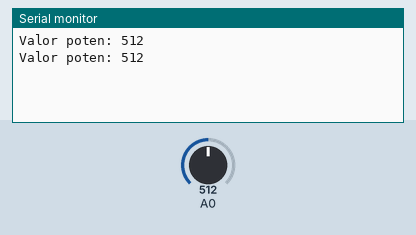
Bench run of a sketch on a simulated Arduino Uno, built with avr-gcc and run on an emulated ATmega328P. Shown: the last lines printed to the serial monitor. The inputs (shaded band) are chosen by the test bench; at power-on: A0 = 512.

Above: at 5.8 s.
5.9 s: A0 set to 716
At 11.3 s:
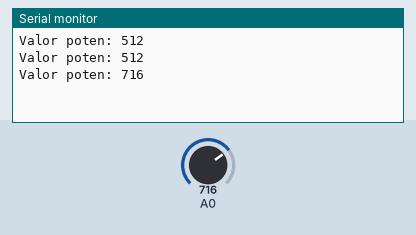
11.9 s: A0 set to 900
At 16.3 s:
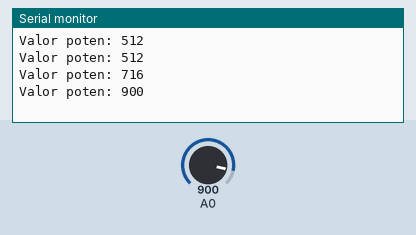
Timing chart, 0 to 17.8 s (numbered marks = the images above; inputs shaded):
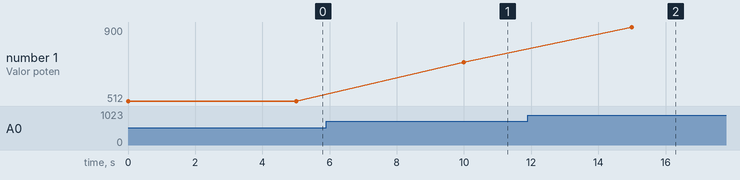

The sketch:

11_sensorAnalogico.ino
```cpp
void setup() {
  Serial.begin(9600); // Definimos la velocidad de transmisión de datos
}

void loop() {
  int poten = analogRead(A0); // Leemos el valor del potenciometro
  Serial.println("Valor poten: " + String(poten)); // Imprimimos el valor del potenciometro
  delay(5000); // Pausamos por 5000 milisegundos (5 segundos)
}
```

Measured:
- after the input at 5.9 s, the serial monitor: prints a new line after 4.1 s (image 1)
- after the input at 11.9 s, the serial monitor: prints a new line after 3.1 s (image 2)
- plotted number 1: 512 → 716 after the input at 5.9 s, 716 → 900 after the input at 11.9 s
